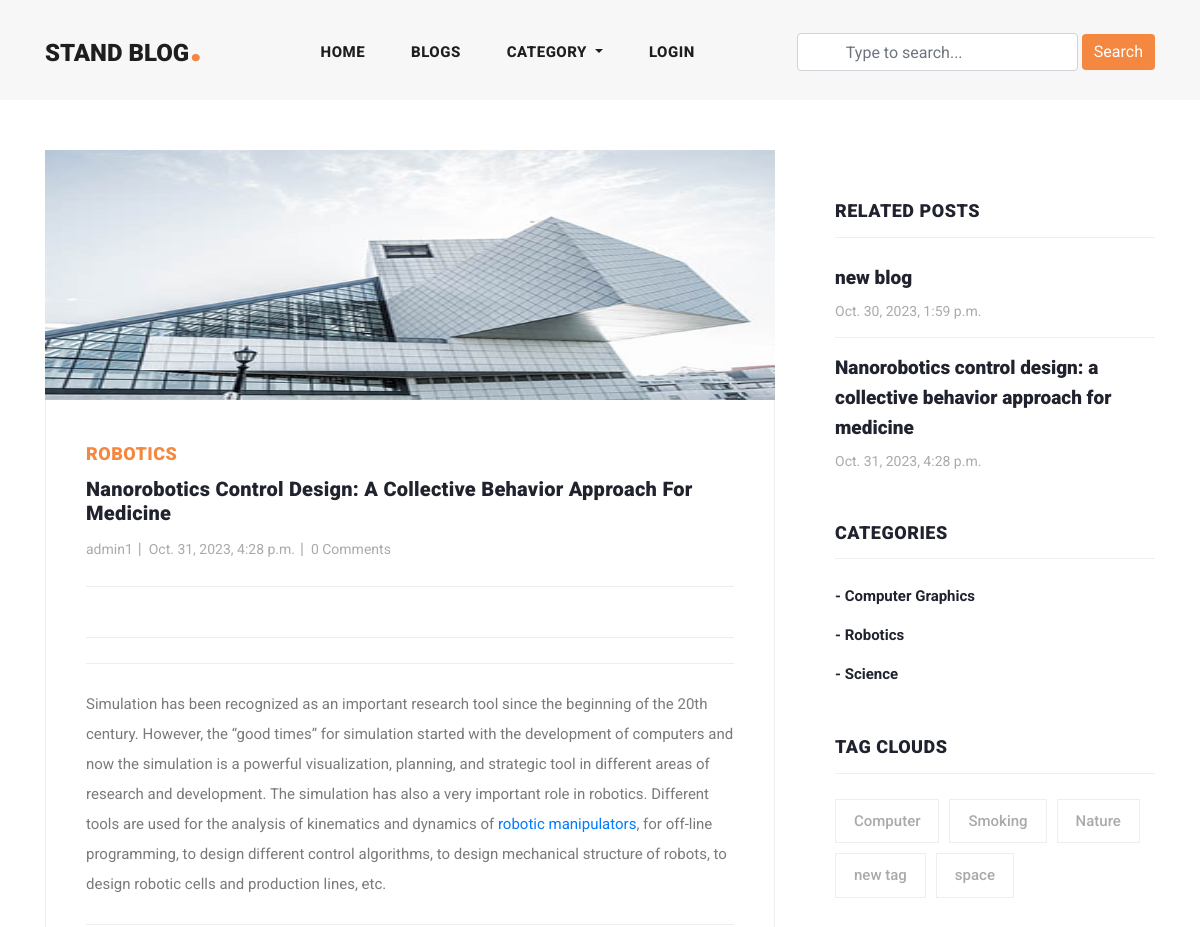
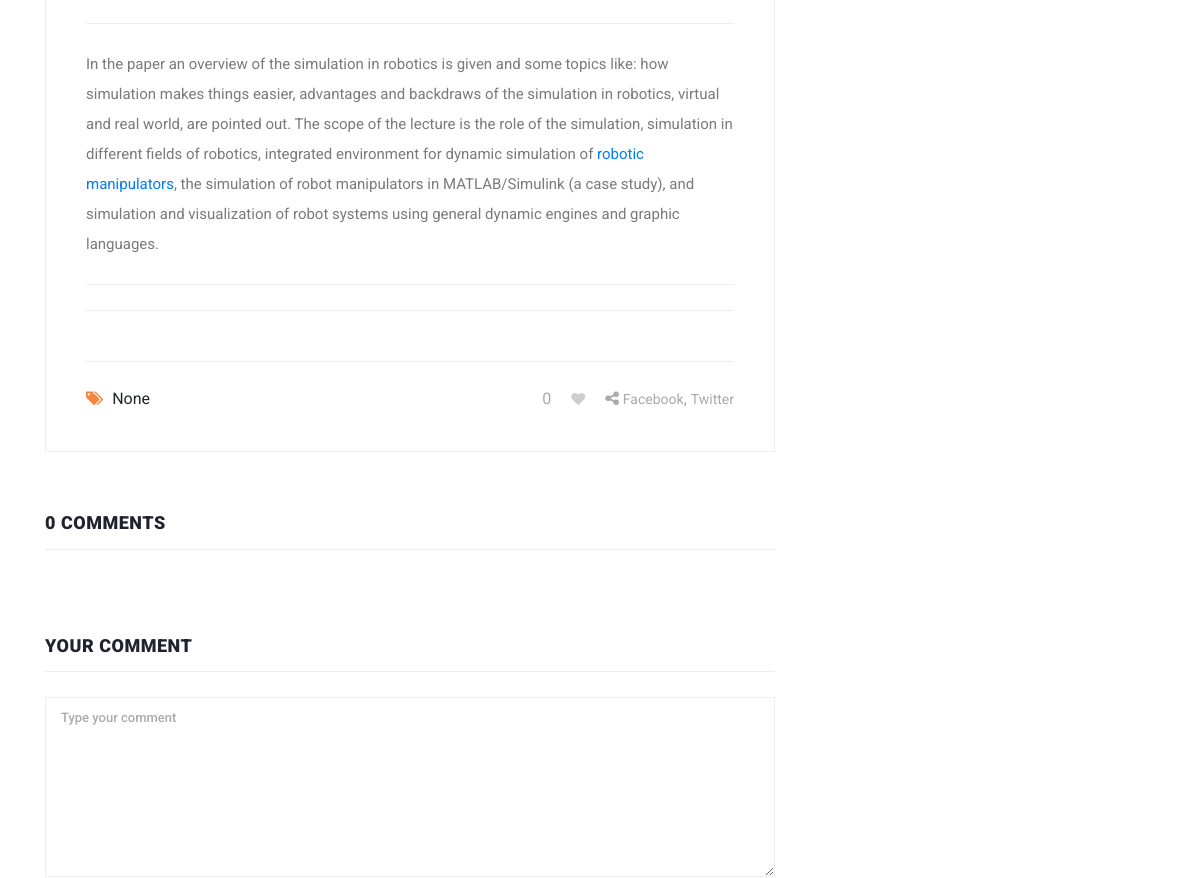
The page /blog/nanorobotics-control-design-a-collective-behavior-approach-for-medicine/ (upper part) on the database as committed earlier (2 pictures, top to bottom).
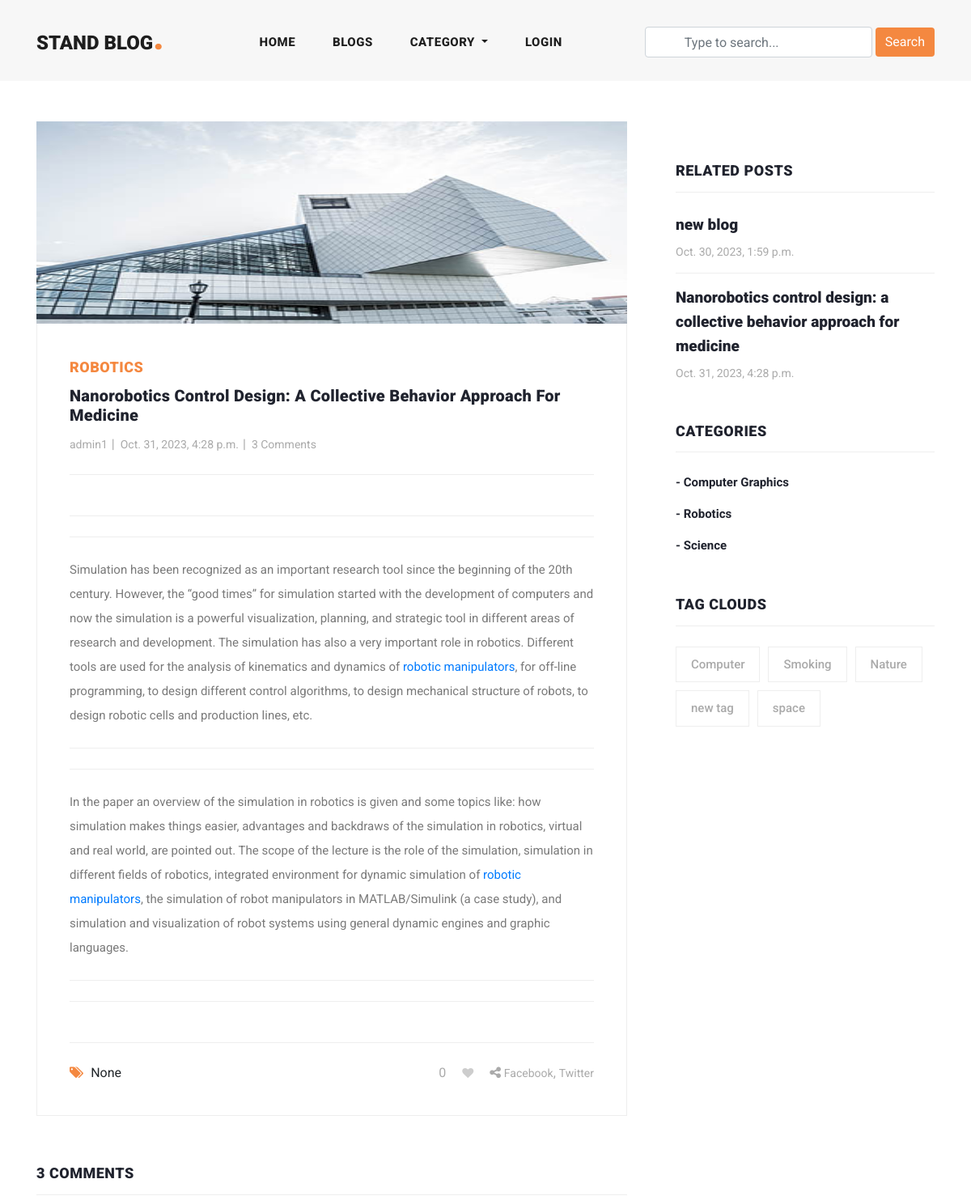
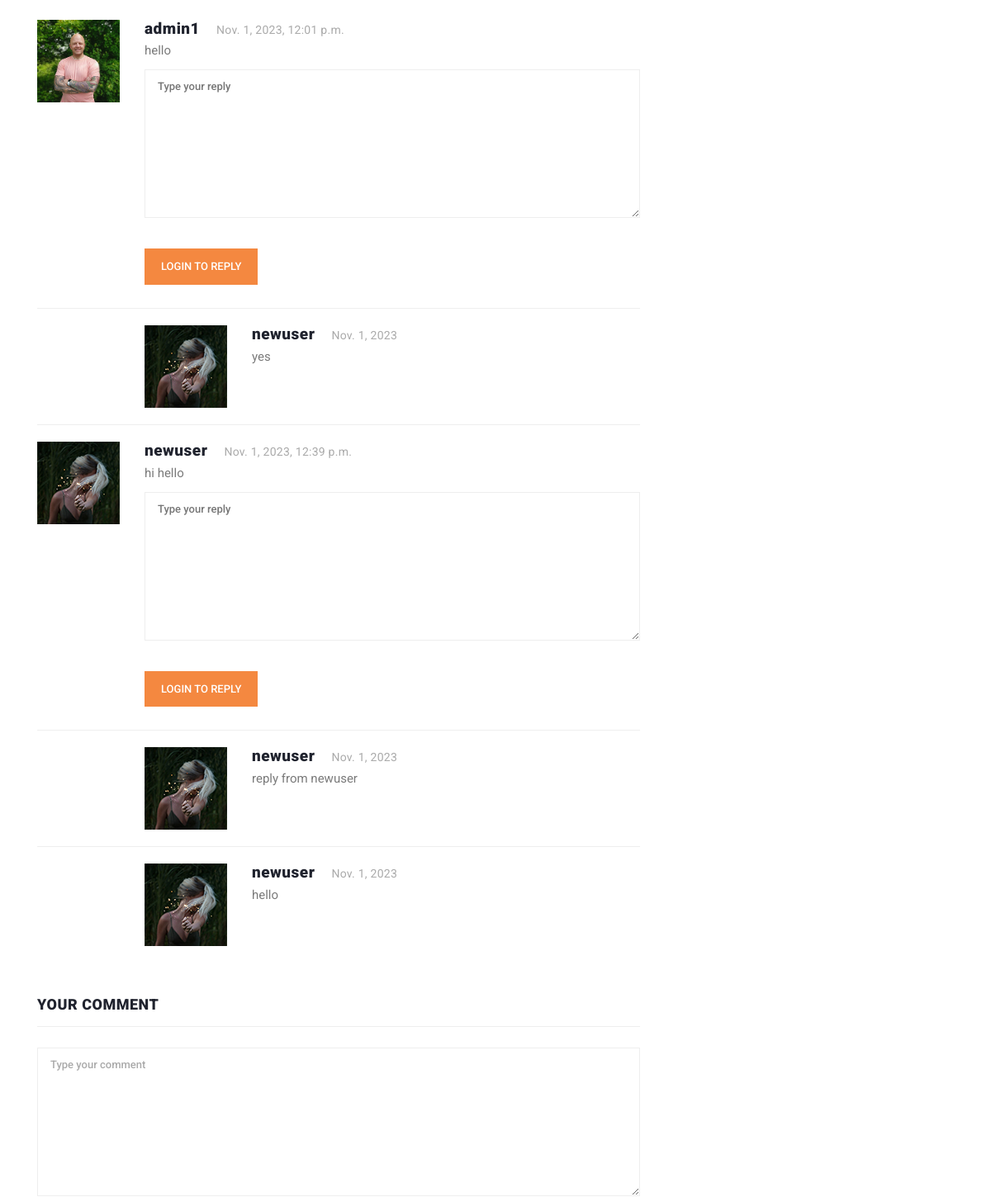
The same page on the database as committed later (2 pictures, top to bottom).
### blog/models.py (models this page shows, shortened)
class Blog(models.Model):
    user = models.ForeignKey(User, related_name= 'user_blogs', on_delete=models.CASCADE)
    category = models.ForeignKey(Category, related_name= 'category_blogs', on_delete=models.CASCADE)
    tag = models.ManyToManyField(Tag, related_name= 'tag_blogs', blank=True)
    created_date = models.DateTimeField(auto_now_add=True)
    title = models.CharField(max_length=150)
    description = RichTextField()
    slug = models.SlugField(max_length=100, blank=True, null=True)
    banner = models.ImageField(upload_to="blog_banners")
    likes = models.ManyToManyField(User, related_name= 'user_likes', blank=True)

class Category(models.Model):
    class Meta:
        verbose_name_plural = 'categories'
        verbose_name = 'category'
        ordering = ['title']
    title = models.CharField(max_length=150, unique=True)
    slug = models.SlugField(blank=True, null=True)
    created_date = models.DateTimeField(auto_now_add=True)

class Tag(models.Model):
    title = models.CharField(max_length=150)
    slug = models.SlugField(blank=True, null=True)
    created_date = models.DateTimeField(auto_now_add=True)

class Comment(models.Model):
    user = models.ForeignKey(User, related_name="user_comment", on_delete=models.CASCADE)
    blog = models.ForeignKey(Blog, related_name="blog_comment", on_delete=models.CASCADE)
    text = models.TextField()
    created_date = models.DateTimeField(auto_now_add=True)
    is_active = models.BooleanField(default=False)

class Reply(models.Model):
    class Meta:
        verbose_name_plural = 'replies'
        verbose_name = 'reply'
    user = models.ForeignKey(User, related_name="user_replies", on_delete=models.CASCADE)
    comment = models.ForeignKey(Comment, related_name="comment_replies", on_delete=models.CASCADE)
    text = models.TextField()
    created_date = models.DateField(auto_now_add=True)
    is_active = models.BooleanField(default=False)

### user_profile/models.py (models this page shows, shortened)
class User(AbstractUser):
    email = models.EmailField(max_length=150, unique=True, error_messages={'unique': "The email must be unique"})
    profile_image = models.ImageField(null = True, blank = True, upload_to = "profile_images")
    REQUIRED_FIELDS = ["email"]
    object = CustomUserManager()
    followers = models.ManyToManyField("Follow")  # returning string from Follow class to here
    def get_profile_picture(self):
        url = ""
        try:
            url = self.profile_image.url
        except:
            url = ""
        return url

### blog/views.py (the view, shortened to what this page needs)
# urls.py: path('blog/<str:slug>/', blog_details, name='blog_details'),
def blog_details(request, slug):
    form = TextForm()
    blog = get_object_or_404(Blog, slug=slug)
    tags = Tag.objects.order_by('-created_date')[:5]
    category = Category.objects.get(id = blog.category.id)
    related_blogs = category.category_blogs.all()
    liked_by = request.user in blog.likes.all()
    comments = blog.blog_comment.filter(is_active=True)
    context = {
        "blog": blog,
        "related_blogs": related_blogs,
        "tags": tags,
        "form": form,
        "liked_by": liked_by,
        "comments": comments
    }
    return render(request, 'blog_details.html', context)

### blog/forms.py
class TextForm(forms.Form):
    text = forms.CharField(required=True, widget=forms.Textarea)

### blog/context_processors.py (called while the page is built)
def get_all_categories(request):
    categories = Category.objects.all()
    context = {
       "categories": categories
    }
    return context

### user_profile/context_processors.py (called while the page is built, shortened)
def user_notifications(request):
    context = {}
    return context

### template/blog_details.html (shortened to what this page needs)
{% extends 'base.html' %}
{% load static %}
{%block content%}
<section class="blog-posts grid-system">
  <div class="container">
    <div class="row">
      <div class="col-lg-8">
        <div class="all-blog-posts">
          <div class="row">
            <div class="col-lg-12">
              <div class="blog-post">
                <div class="blog-thumb">
                  <img src="{{blog.banner.url}}" alt="">
                </div>
                <div class="down-content">
                  <span>{{blog.category.title}}</span>
                  <a href="javascript:void(0);">
                    <h4>{{blog.title}}</h4>
                  </a>
                  <ul class="post-info">
                    <li><a href="{% url 'view_user_info' blog.user.username %}">{{blog.user.username}}</a></li>
                    <li><a href="javascript:void(0);">{{blog.created_date}}</a></li>
                    <li><a href="javascript:void(0);">{{blog.blog_comment.all.count}} Comments</a></li>
                  </ul>
                  <p>{{blog.description|safe}}</p>
                  <div class="post-options">
                    <div class="row">
                      <div class="col-6">
                        <ul class="post-tags">
                          <li><i class="fa fa-tags"></i></li>
                          {% if blog.tag.all.count > 0 %}
                          {% for tag in blog.tag.all %}
                          <li><a href="{% url 'tag_blogs' tag.slug %}">{{tag.title}}</a></li>
                          {% endfor %}
                          {% else %}
                          None
                          {% endif %}
                        </ul>
                      </div>
                      {% if request.user.is_authenticated %}
                      <div class="col-6">
                        <ul class="post-share">
                          <li id="like-count">{{blog.likes.all.count}}</li>
                          {% if liked_by %}
                          <li class="pl-3 pr-3"><a href="javascript:void(0);"><i class="fa fa-heart" id="like-icon" data-blog="{{blog.id}}"></i></a></li>
                          {% else %}
                          <li class="pl-3 pr-3"><a href="javascript:void(0);"><i class="fa fa-heart empty-heart" id="like-icon" data-blog="{{blog.id}}"></i></a></li>
                          {% endif %}
                          <li><i class="fa fa-share-alt"></i></li>
                          <li><a href="#">Facebook</a>,</li>
                          <li><a href="#"> Twitter</a></li>
                        </ul>
                      </div>
                      {% else %}
                      <div class="col-6">
                        <ul class="post-share">
                          <li id="like-count">{{blog.likes.all.count}}</li>
                          {% if liked_by %}
                          <li class="pl-3 pr-3"><a href="{% url 'login' %}"><i class="fa fa-heart"></i></a></li>
                          {% else %}
                          <li class="pl-3 pr-3"><a href="{% url 'login' %}"><i class="fa fa-heart empty-heart"></i></a></li>
                          {% endif %}
                          <li><i class="fa fa-share-alt"></i></li>
                          <li><a href="#">Facebook</a>,</li>
                          <li><a href="#"> Twitter</a></li>
                        </ul>
                      </div>
                      {% endif %}
                    </div>
                  </div>
                </div>
              </div>
            </div>
            <div class="col-lg-12">
              <div class="sidebar-item comments">
                <div class="sidebar-heading">
                  <h2>{{blog.blog_comment.all.count}} comments</h2>
                </div>
                <div class="content">
                  <ul class="d-flex flex-column">
                    {% for comment in comments %}
                    <li>
                      <div class="author-thumb">
                        <img src="{{comment.user.get_profile_picture}}" alt="" style="width: 100px;height: 100px;">
                      </div>
                      <div class="right-content">
                        <h4>{{comment.user.username}}<span>{{comment.created_date}}</span></h4>
                        <p>{{comment.text}}</p>
                        <form class="submit-reply my-2" id="comment" action="{% url 'add_reply' blog.id comment.id %}"
                          method="POST">
                          <div class="row">
                            <div class="col-lg-12">
                              <fieldset>
                                <textarea name="text" rows="1" cols="100" id="message" placeholder="Type your reply"
                                  required=""></textarea>
                              </fieldset>
                            </div>
                            <div class="col-lg-12">
                              <fieldset>
                                {% if request.user.is_authenticated %}
                                <button type="submit" id="form-submit" class="main-button reply-button">Reply</button>
                                {% else %}
                                <a href="{% url 'login' %}" id="form-submit" class="main-button reply-button">Login to reply</a>
                                {% endif %}
                              </fieldset>
                            </div>
                          </div>
                        </form>
                      </div>
                    </li>
                    {% for reply in comment.comment_replies.all %}
                    <li class="replied">
                      <div class="author-thumb">
                        <img src="{{reply.user.get_profile_picture}}" alt="">
                      </div>
                      <div class="right-content">
                        <h4>{{reply.user.username}}<span>{{reply.created_date}}</span></h4>
                        <p>{{reply.text}}</p>
                      </div>
                    </li>
                    {% endfor %}
                    {% endfor %}
                  </ul>
                </div>
              </div>
            </div>
            <div class="col-lg-12">
              <div class="sidebar-item submit-comment">
                <div class="sidebar-heading">
                  <h2>Your comment</h2>
                </div>
                <div class="content">
                  <form id="comment" action="{% url 'blog_details' blog.slug %}" method="POST">
                    <div class="row">
                      <div class="col-lg-12">
                        <fieldset>
                          <textarea name="text" rows="3" id="message" placeholder="Type your comment"
                            required=""></textarea>
                        </fieldset>
                      </div>
                    </div>
                  </form>
                </div>
              </div>
            </div>
          </div>
        </div>
      </div>
      <div class="col-lg-4">
        <div class="sidebar">
          <div class="row">
            <div class="col-lg-12">
              <div class="sidebar-item recent-posts">
                <div class="sidebar-heading">
                  <h2>Related Posts</h2>
                </div>
                <div class="content">
                  <ul>
                    {% for blog in related_blogs %}
                    <li><a href="{% url 'blog_details' blog.slug %}">
                        <h5>{{blog.title}}</h5>
                        <span>{{blog.created_date}}</span>
                      </a></li>
                    {% endfor %}
                  </ul>
                </div>
              </div>
            </div>
            <div class="col-lg-12">
              <div class="sidebar-item categories">
                <div class="sidebar-heading">
                  <h2>Categories</h2>
                </div>
                <div class="content">
                  <ul>
                    {% for category in categories %}
                    <li><a href="{% url 'category_blogs' category.slug %}">- {{category.title}}</a></li>
                    {% endfor %}
                  </ul>
                </div>
              </div>
            </div>
            <div class="col-lg-12">
              <div class="sidebar-item tags">
                <div class="sidebar-heading">
                  <h2>Tag Clouds</h2>
                </div>
                <div class="content">
                  <ul>
                    {% for tag in tags %}
                    <li><a href="{% url 'tag_blogs' tag.slug %}">{{tag.title}}</a></li>
                    {% endfor %}
                  </ul>
                </div>
              </div>
            </div>
          </div>
        </div>
      </div>
    </div>
  </div>
</section>
{% endblock content %}

### template/base.html (shortened to what this page needs)
{% load static %}
<!DOCTYPE html>
<html lang="en">
  <head>
    <link href="{% static 'vendor/bootstrap/css/bootstrap.min.css' %}" rel="stylesheet">
    <link rel="stylesheet" href="{% static 'css/fontawesome.css' %}">
    <link rel="stylesheet" href="{% static 'css/templatemo-stand-blog.css' %}">
    <link rel="stylesheet" href="{% static 'css/owl.css' %}">
    <link rel="stylesheet" href="{% static 'css/main.css' %}">
  </head>
  <body>
    {%include 'header.html' %}
    {% block content %} {% endblock content %}
  </body>
</html>

### template/header.html (shortened to what this page needs)
<header class="">
  <nav class="navbar navbar-expand-lg">
    <div class="container">
      <a class="navbar-brand" href="{% url 'home' %}">
        <h2>Stand Blog<em>.</em></h2>
      </a>
      <div class="collapse navbar-collapse" id="navbarResponsive">
        <ul class="navbar-nav ml-auto">
          <li class="nav-item{% if request.path == '/' %} active{% endif %}">
            <a class="nav-link" href="{% url 'home' %}">Home</a>
          </li>
          <li class="nav-item{% if request.path == '/blogs/' %} active{% endif %}">
            <a class="nav-link" href="{% url 'blogs' %}">Blogs</a>
          </li>
          <li class="nav-item dropdown{% if request.path == '/category_blogs/<str:slug>/' %} active{% endif %}">
            <a class="nav-link dropdown-toggle" href="#" id="navbarDropdown" role="button" data-toggle="dropdown"
              aria-haspopup="true" aria-expanded="false">
              Category
            </a>
          </li>
          {% if request.user.is_authenticated %}
          <li class="nav-item dropdown {% if request.path == '/profile/' %} active{% endif %}">
            <a class="nav-link dropdown-toggle" href="#" id="navbarDropdown" role="button" data-toggle="dropdown"
              aria-haspopup="true" aria-expanded="false">{{request.user.username}}</a>
            <div class="dropdown-menu" aria-labelledby="navbarDropdown">
              <a class="dropdown-item" href="{% url 'profile' %}">My profile</a>
              <a class="dropdown-item" href="{% url 'user_notifications' %}">
                {% if unseen > 0 %}
                Notification ({{unseen}})
                {% else %}
                Notification
                {% endif %}
              </a>
              <a class="dropdown-item" href="{% url 'logout' %}">Logout</a>
            </div>
          </li>
          {% else %}
          <li class="nav-item{% if request.path == '/login/' %} active{% endif %}">
            <a class="nav-link" href="{% url 'login' %}">Login</a>
          </li>
          {% endif %}
        </ul>
        <form class="form-inline d-flex flex-nowrap my-2 ml-auto search-form" action="{% url 'search_blogs' %}" method="GET">
          <input class="form-control px-5" name="search" type="text" placeholder="Type to search..." required>
          <button class="btn btn-primary ml-1">Search</button>
        </form>
      </div>
    </div>
  </nav>
</header>

### template/scripts.html (shortened to what this page needs)
    {% load static %}

### assets/css/main.css (style rules this page uses)
.blog-posts .submit-comment textarea { text-transform: none !important; }
.submit-reply textarea { width: 100%; height: 46px; border: 1px solid #eee; font-size: 13px; text-transform: none !important; font-weight: 500; color: #7a7a7a; outline: none; padding: 10px 15px; margin-bottom: 30px; height: 180px; max-height: 220px; max-width: 100%; min-width: 160px; }
.reply-button { display: inline-block; background-color: #f48840; color: #fff; font-size: 13px; font-weight: 500; padding: 12px 20px; text-transform: uppercase; transition: all .3s; border: none; outline: none; }
.empty-heart { color: #CDCDCD !important; }
.fa-heart { color: red; }
.btn-primary { color: #fff; background-color: #f48840 !important; border: none !important; }
input, textarea { text-transform: none !important; }
.search-form { justify-content: center; }

Rows that differ between the two databases and show on the page:
computed for Blog "Nanorobotics control design: a collective behavior approach for medicine": blog_comment.all.count "0" → "3"
added Comment: user.get_profile_picture (picture), user.username "admin1", created_date "Nov. 1, 2023, 12:01 p.m.", text "hello"
added Reply: user.get_profile_picture (picture), user.username "newuser", created_date "Nov. 1, 2023", text "yes", shown under "admin1"
added Comment: user.get_profile_picture (picture), user.username "newuser", created_date "Nov. 1, 2023, 12:39 p.m.", text "hi hello"
added Reply: user.get_profile_picture (picture), user.username "newuser", created_date "Nov. 1, 2023", text "reply from newuser"
added Reply: user.get_profile_picture (picture), user.username "newuser", created_date "Nov. 1, 2023", text "hello"
